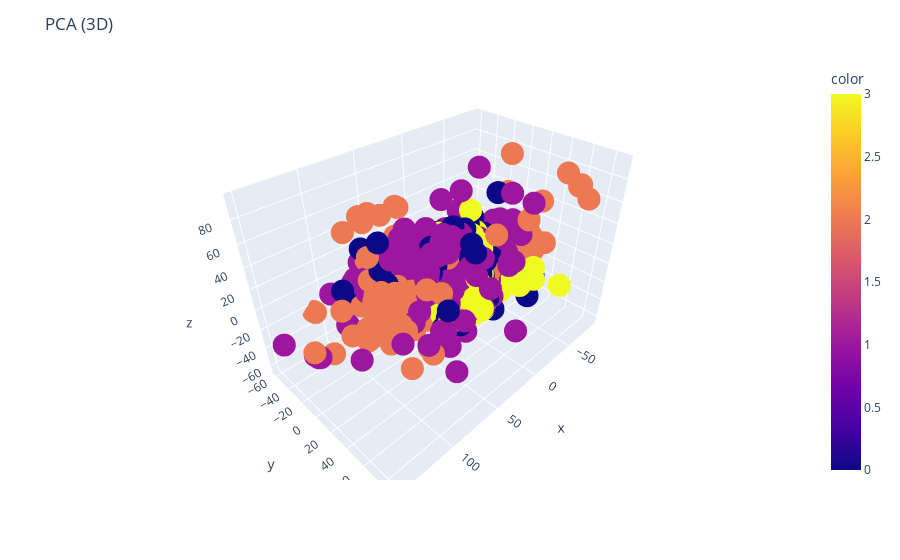

The code cell stored with this chart in its notebook:
### Code cell
plot_pca_images_3d_plotly(images, labels)

### Figure 1 — Plotly figure (JSON) as saved in the notebook; plotly's stock layout.template omitted (floating-point values rounded to 4 significant figures; data arrays with more than 128 entries replaced by an {"elided": "..."} marker saying what was removed)
{"data": [{"hovertemplate": "x=%{x}<br>y=%{y}<br>z=%{z}<br>color=%{marker.color}<extra></extra>", "legendgroup": "", "marker": {"color": {"elided": "3096 int values"}, "coloraxis": "coloraxis", "symbol": "circle"}, "mode": "markers", "name": "", "scene": "scene", "showlegend": false, "type": "scatter3d", "x": {"elided": "3096 float values"}, "y": {"elided": "3096 float values"}, "z": {"elided": "3096 float values"}}], "layout": {"coloraxis": {"colorbar": {"title": {"text": "color"}}, "colorscale": [[0, "#0d0887"], [0.1111, "#46039f"], [0.2222, "#7201a8"], [0.3333, "#9c179e"], [0.4444, "#bd3786"], [0.5556, "#d8576b"], [0.6667, "#ed7953"], [0.7778, "#fb9f3a"], [0.8889, "#fdca26"], [1, "#f0f921"]]}, "legend": {"tracegroupgap": 0}, "margin": {"t": 60}, "scene": {"domain": {"x": [0, 1], "y": [0, 1]}, "xaxis": {"title": {"text": "x"}}, "yaxis": {"title": {"text": "y"}}, "zaxis": {"title": {"text": "z"}}}, "title": {"text": "PCA (3D)"}}}
